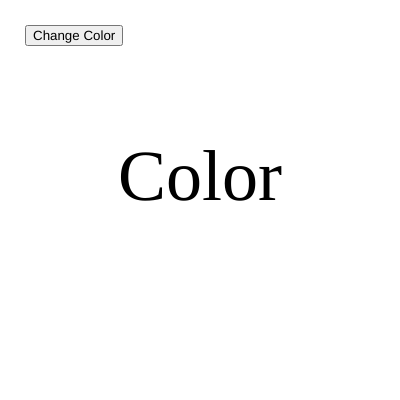
Frame 1 (no input)
Frame 60 (no input): identical to frame 1, image omitted
Frame 120 (the mouse pressed at the canvas centre since frame 60): identical to frame 1, image omitted

The p5.js sketch that drew this single still picture (run headless with seeded random() and noise() and a simulated clock; from frame 60 on, the mouse is pressed at the canvas centre):

// p5.js sketch
// ── sketch.js
var textColorButton;

var textColor;

function setup() {
  createCanvas(400, 400);

  // default text color
  textColor = color(0, 0, 0);

  // create clear button
  textColorButton = createButton('Change Color');
  textColorButton.position(25, 25);
  textColorButton.mousePressed(changeColor); 
}

function draw() 
{
  background(255);
  
  // display text
  noStroke();
  fill(textColor);
  textAlign(CENTER);
  textFont("Georgia");
  textSize(72); 
  text("Color", width/2, height/2); 
}

function changeColor()
{
  textColor = color(random(255), random(255), random(255));
}
